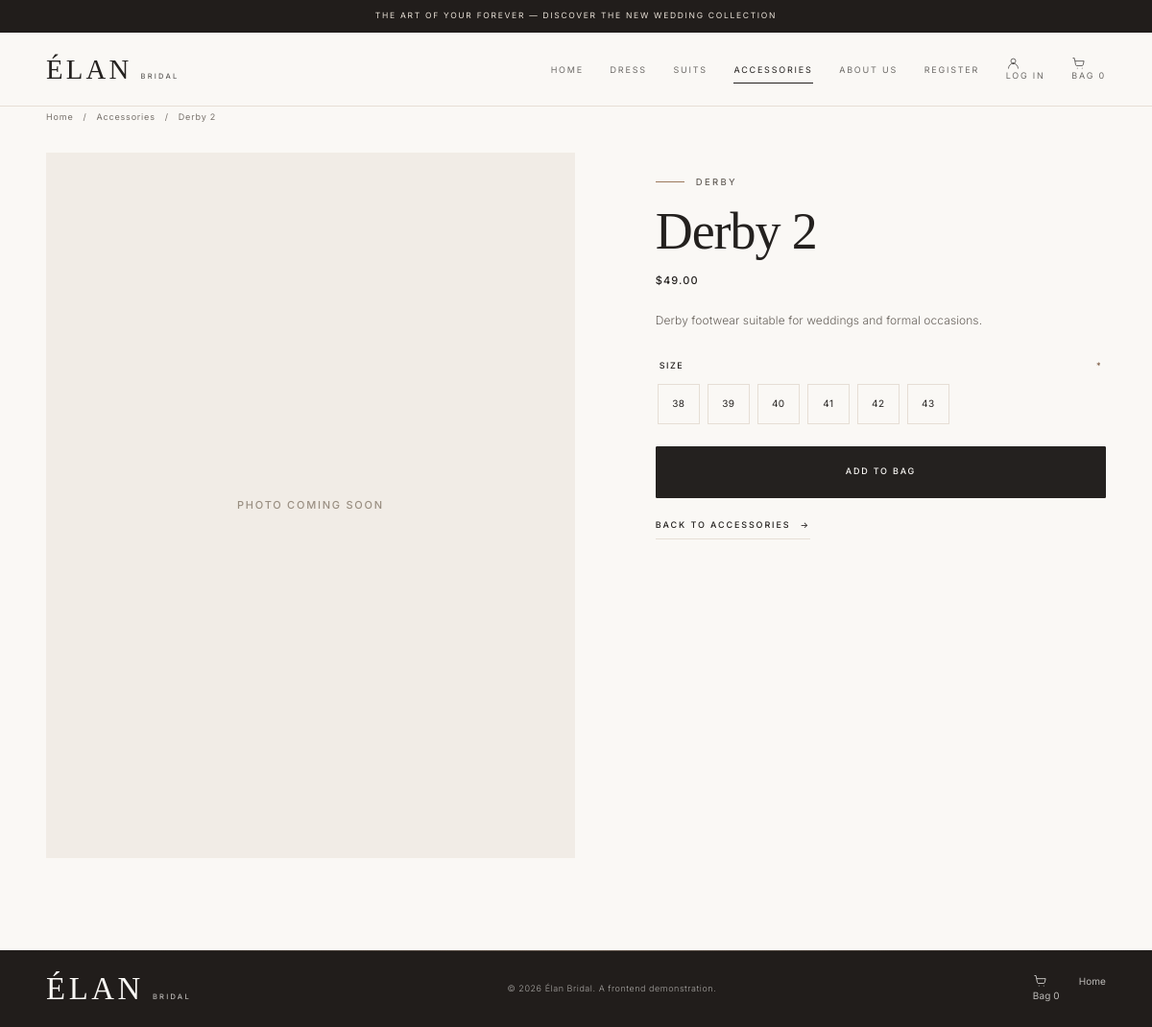
Before: /public/accessory.php?id=23 with the older database file.
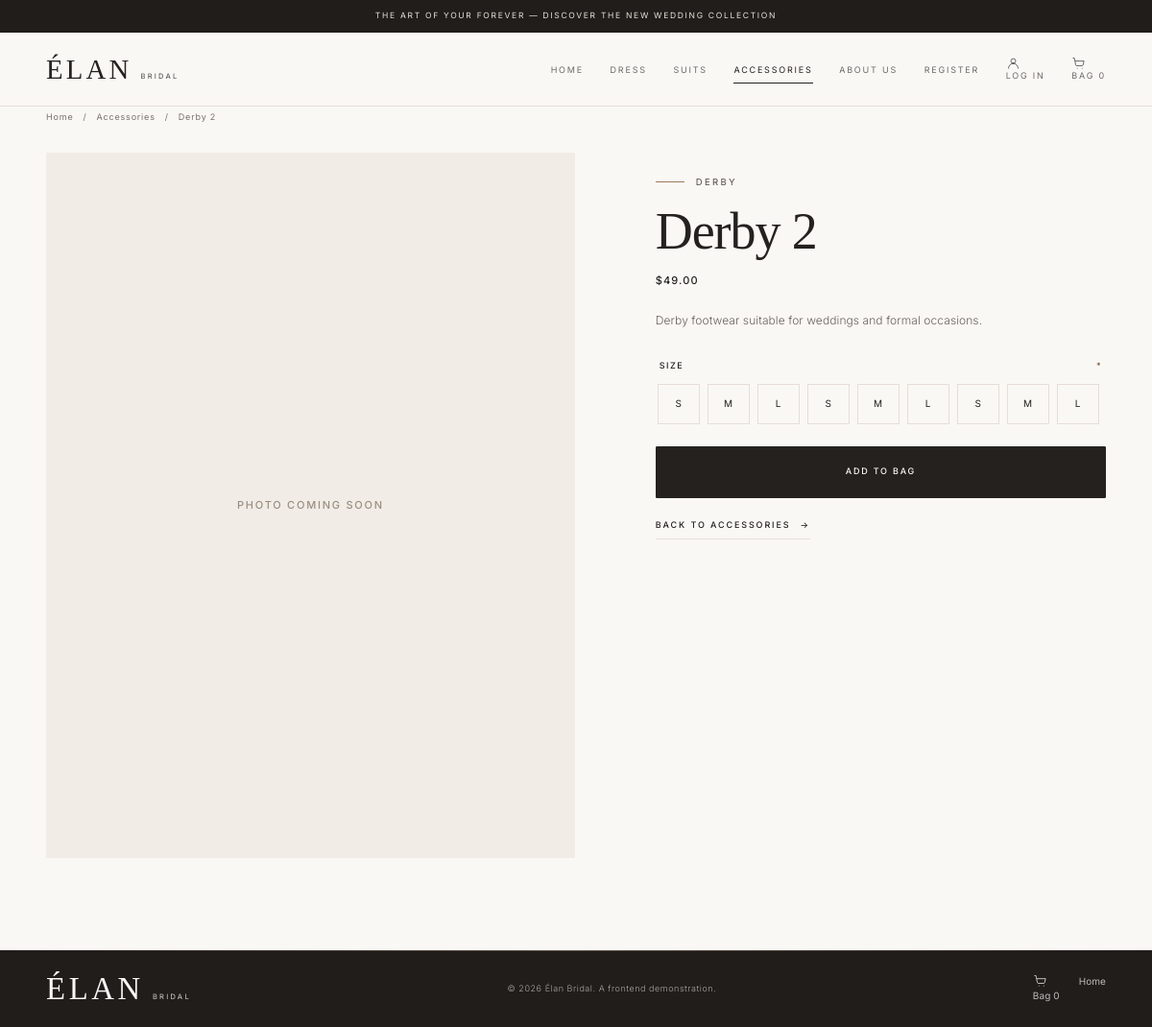
After: the same page with the newer database file.
### tables this page shows
CREATE TABLE `products` (
  `id` int(11) NOT NULL,
  `subcategory_id` int(11) NOT NULL,
  `product_name` varchar(150) NOT NULL,
  `description` text DEFAULT NULL,
  `cost_price` decimal(10,2) NOT NULL DEFAULT 0.00,
  `price` decimal(10,2) NOT NULL,
  `image_url` varchar(500) DEFAULT NULL,
  `stock_quantity` int(11) NOT NULL DEFAULT 0,
  `created_at` timestamp NOT NULL DEFAULT current_timestamp()
);

CREATE TABLE `subcategories` (
  `id` int(11) NOT NULL,
  `name` varchar(100) NOT NULL,
  `category_id` int(11) NOT NULL,
  `description` varchar(255) DEFAULT NULL,
  `image_url` varchar(255) DEFAULT NULL
);

CREATE TABLE `product_variants` (
  `id` int(11) NOT NULL,
  `product_id` int(11) NOT NULL,
  `size` varchar(30) DEFAULT NULL,
  `color` varchar(50) DEFAULT NULL,
  `stock_quantity` int(11) NOT NULL DEFAULT 0
);

### app/models/accessories.php (called while the page is built, shortened)
<?php
class Accessories{
    private PDO $db;
     public function __construct(PDO $db){
        $this->db = $db;
     }
    public function getById(int $id): ?array
    {
        $sql = "SELECT p.id, p.product_name, p.description, p.price,
                       p.image_url, p.stock_quantity,
                       p.subcategory_id, s.name AS subcategory_name
                FROM products p
                JOIN subcategories s ON s.id = p.subcategory_id
                WHERE p.id = ?";
        $stmt = $this->db->prepare($sql);
        $stmt->execute([$id]);
        $product = $stmt->fetch();
        return $product;
    }
    public function getSizes(array $productIds): array
    {
        $productIds = array_map("intval", $productIds);
        $placeholders = implode(", ", array_fill(0, count($productIds), "?"));
        $sql = "SELECT id AS variant_id, product_id, size, stock_quantity
                FROM product_variants
                WHERE product_id IN ($placeholders)
                  AND size IS NOT NULL AND size <> ''
                ORDER BY product_id, id";
        $stmt = $this->db->prepare($sql);
        $stmt->execute($productIds);
        $sizes = [];
        foreach ($stmt->fetchAll() as $row) {
            $sizes[$row["product_id"]][] = [
                "variant_id" => $row["variant_id"],
                "size" => $row["size"],
                "stock_quantity" => $row["stock_quantity"],
            ];
        }
        return $sizes;
    }
}
?>

### public/accessory.php (the view, shortened to what this page needs)
<?php
require_once __DIR__ . '/../app/models/accessories.php';
$database = new Database();
$db = $database->connect();
$accessoriesModel = new Accessories($db);
$sections = [
    "groom-shoes"    => [15, 16, 17, 18],
    "bow-ties"       => [21],
    "neck-ties"      => [22],
    "cuff-links"     => [26],
    "pocket-squares" => [23],
    "bridal-shoes"   => [19, 20, 24, 25],
    "bridal-jewelry" => [7],
    "bridal-gloves"  => [6],
    "tiaras-crowns"  => [8],
    "bridal-veils"   => [9],
];
$id = 0;
if (isset($_GET["id"])) {
    $id = (int) $_GET["id"];
}
$product = $accessoriesModel->getById($id);
$sectionId = "";
if ($product !== null) {
    foreach ($sections as $section => $subcategoryIds) {
        if (in_array($product["subcategory_id"], $subcategoryIds)) {
            $sectionId = $section;
        }
    }
}
$found = ($product !== null && $sectionId !== "");
$sizes = [];
if ($found) {
    $allSizes = $accessoriesModel->getSizes([$product["id"]]);
    $sizes = $allSizes[$product["id"]] ?? [];
}
function safe($text)
{
    return htmlspecialchars($text, ENT_QUOTES, "UTF-8");
}
function productImage($imageUrl)
{
    $imageUrl = str_replace("\\", "/", $imageUrl);
    if (strpos($imageUrl, "/Data/") === 0) {
        $imageUrl = ".." . $imageUrl;
    }
    return "";
}
if ($found) {
    $image = productImage($product["image_url"]);
    $price = "$" . number_format($product["price"], 2);
    $pageTitle = $product["product_name"];
    $backLink = "accessories.php#" . $sectionId;
} else {
    $pageTitle = "Accessory not found";
    $backLink = "accessories.php";
}
?>
<!DOCTYPE html>
<html lang="en">
<head>
  <link rel="stylesheet" href="assets/css/style.css">
  <link rel="stylesheet" href="assets/css/accessories.css?v=<?php echo filemtime(__DIR__ . '/assets/css/accessories.css'); ?>">
</head>
<body>
  <header class="site-header site-header--solid" id="site-header">
    <section class="announcement" aria-label="Announcement"><p class="announcement__text"><span class="announcement__long">The Art of Your Forever &mdash; Discover the New Wedding Collection</span><span class="announcement__short">The Art of Your Forever</span></p></section>
    <div class="navbar"><div class="navbar__inner container">
      <a class="brand" href="index.php" aria-label="Élan Bridal — home"><span class="brand__primary">Élan</span><span class="brand__secondary">Bridal</span></a>
      <nav class="primary-nav" aria-label="Primary"><ul class="primary-nav__list">
        <li><a class="primary-nav__link" href="index.php">Home</a></li><li><a class="primary-nav__link" href="dresses.php">Dress</a></li><li><a class="primary-nav__link" href="suits.php">Suits</a></li><li><a class="primary-nav__link is-active" href="accessories.php">Accessories</a></li><li><a class="primary-nav__link" href="index.php#about">About Us</a></li><li><a class="primary-nav__link" href="register.php">Register</a></li><li><a class="primary-nav__link" href="login.php">Log In</a></li><li><a class="primary-nav__link" href="cart.php">Bag <span data-cart-count>0</span></a></li>
      </ul></nav>
    </div></div>
  </header>
  <main id="main" class="detail-main" tabindex="-1">
    <div class="container">
      <nav class="detail-breadcrumb" aria-label="Breadcrumb">
        <a href="index.php">Home</a><span aria-hidden="true">/</span>
        <a href="<?php echo safe($backLink); ?>">Accessories</a><span aria-hidden="true">/</span>
        <span aria-current="page"><?php echo safe($pageTitle); ?></span>
      </nav>
      <?php if ($found) { ?>
        <div class="detail-layout">
          <section class="detail-gallery" aria-label="Product photo">
            <figure class="detail-gallery__main">
              <?php if ($image !== "") { ?>
                <img src="<?php echo safe($image); ?>" alt="<?php echo safe($product["product_name"]); ?>" width="900" height="1200" fetchpriority="high">
              <?php } else { ?>
                <span class="acc-no-photo">Photo coming soon</span>
              <?php } ?>
            </figure>
          </section>
          <section class="detail-info" aria-labelledby="detail-name">
            <p class="eyebrow"><span class="eyebrow__line" aria-hidden="true"></span><?php echo safe($product["subcategory_name"]); ?></p>
            <h1 class="detail-name" id="detail-name"><?php echo safe($product["product_name"]); ?></h1>
            <p class="detail-price"><?php echo $price; ?></p>
            <p class="detail-description"><?php echo safe($product["description"]); ?></p>
            <div class="detail-form" data-product>
              <?php if (count($sizes) > 0) { ?>
                <fieldset class="detail-option" data-size-options>
                  <legend>Size <span>*</span></legend>
                  <div class="detail-size-options">
                    <?php foreach ($sizes as $size) { ?>
                      <?php $inputId = "size-" . safe($size["size"]); ?>
                      <label class="detail-size-button acc-size-label" for="<?php echo $inputId; ?>">
                        <?php echo safe($size["size"]); ?>
                      </label>
                    <?php } ?>
                  </div>
                </fieldset>
              <?php } ?>
              <?php if ($product["stock_quantity"] > 0) { ?>
                <button type="button" class="btn detail-add-button" data-add-to-bag
                        data-id="<?php echo $product["id"]; ?>"
                        data-name="<?php echo safe($product["product_name"]); ?>"
                        data-price="<?php echo $product["price"]; ?>"
                        data-image="<?php echo safe($image); ?>">
                  Add to Bag
                </button>
              <?php } else { ?>
                <button type="button" class="btn detail-add-button" disabled>Sold Out</button>
              <?php } ?>
            </div>
            <a class="text-link detail-back-link" href="<?php echo safe($backLink); ?>">Back to accessories <span aria-hidden="true">&rarr;</span></a>
          </section>
        </div>
      <?php } ?>
    </div>
  </main>
  <footer class="site-footer auth-footer" id="footer"><div class="container auth-footer__inner"><a class="brand brand--footer" href="index.php" aria-label="Élan Bridal — home"><span class="brand__primary">Élan</span><span class="brand__secondary">Bridal</span></a><p class="footer__copyright">&copy; <span id="year">2026</span> Élan Bridal. A frontend demonstration.</p><nav aria-label="Account"><a href="cart.php">Bag <span data-cart-count>0</span></a><a href="index.php">Home</a></nav></div></footer>
</body>
</html>

### public/assets/css/accessories.css (style rules this page uses)
.acc-no-photo { position: absolute; inset: 0; display: flex; align-items: center; justify-content: center; color: #9a8f82; font-size: 11px; font-weight: 500; letter-spacing: 0.16em; text-transform: uppercase; }
.acc-size-label { display: inline-flex; align-items: center; justify-content: center; cursor: pointer; }
.detail-form[data-product] .detail-add-button { width: 100%; }
.detail-gallery__main .acc-no-photo { position: absolute; }

Changed rows visible on the page:
removed product_variants: size "38"
removed product_variants: size "39"
removed product_variants: size "40"
removed product_variants: size "41"
removed product_variants: size "42"
removed product_variants: size "43"
added product_variants: size "S"
added product_variants: size "M"
added product_variants: size "L"
added product_variants: size "S"
added product_variants: size "M"
added product_variants: size "L"
added product_variants: size "S"
added product_variants: size "M"
added product_variants: size "L"
